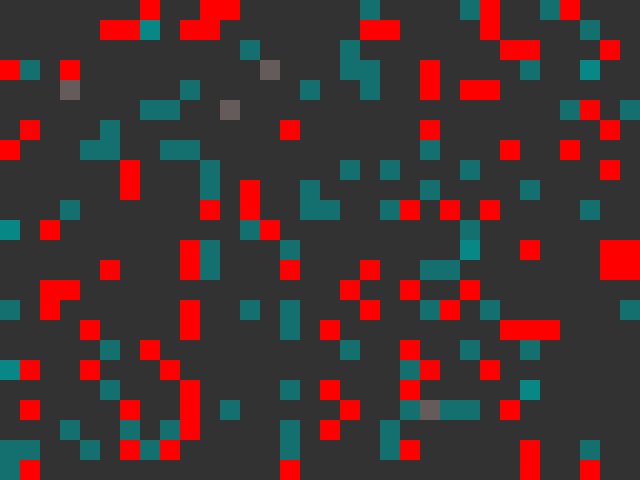
Frame 1 (no input)
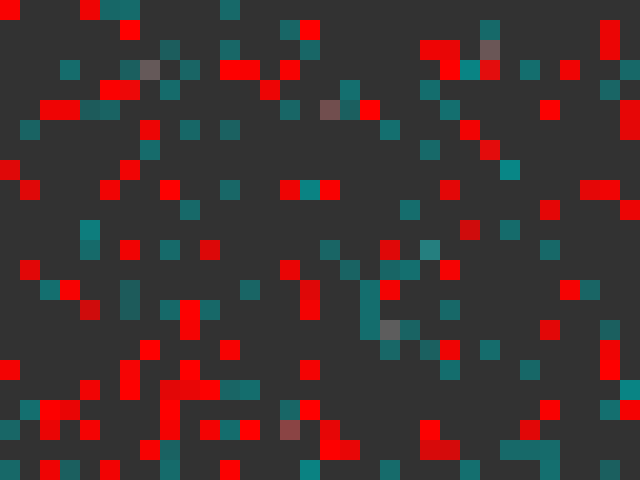
Frame 60 (the mouse pressed at the canvas centre just before this capture)
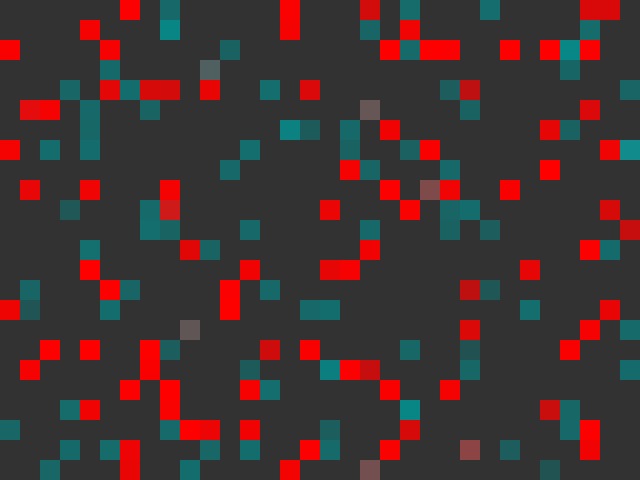
Frame 120 (the mouse held since frame 60 and released just before this capture)

The Processing sketch that drew these frames (run headless with seeded random() and noise(); from frame 60 on, the mouse is pressed at the canvas centre):

// Processing sketch: exercise04
// ── exercise04.pde
// Griddies
// by Pippin Barr
// MODIFIED BY: Marie-Ève
//
// A simple artificial life system on a grid. The "griddies" are squares that move
// around randomly, using energy to do so. They gain energy by overlapping with
// other griddies. If a griddie loses all its energy it dies.

// The size of a single grid element
int gridSize = 20;
// An array storing all the griddies
Griddie[] griddies = new Griddie[100];
Bobbie[] bobbies = new Bobbie[100];

// setup()
//
// Set up the window and the griddies

void setup() {
  // Set up the window size and framerate (lower so we can watch easier)
  size(640, 480);
  frameRate(10);

  // QUESTION: What does this for loop do?
  // griddies[i] tells the program to create a griddie one by one (starting at 0) until the value of lenght (100) and tells it to give them a random x,y value at the beginning (because it's setup).
  // We multiply the size with these variables to make sure that the griddie doesn't overlaps one (moves at least its size further).
  for (int i = 0; i < griddies.length; i++) {
    int x = floor(random(0, width/gridSize));
    int y = floor(random(0, height/gridSize));
    griddies[i] = new Griddie(x * gridSize, y * gridSize, gridSize);
  }
  
    /////////////////// BOBBIES ///////////////////
  
    for (int i = 0; i < bobbies.length; i++) {
    int x = floor(random(0, width/gridSize));
    int y = floor(random(0, height/gridSize));
    bobbies[i] = new Bobbie(x * gridSize, y * gridSize, gridSize);
  }
}

// draw()
//
// Update all the griddies, check for collisions between them, display them.

void draw() {
  background(50);

  // We need to loop through all the griddies one by one
  for (int i = 0; i < griddies.length; i++) {

    // Update the griddies
    griddies[i].update();
    bobbies[i].update();

    // Now go through all the griddies a second time...
    for (int j = 0; j < griddies.length; j++) {
      // QUESTION: What is this if-statement for?
      // if j is the same value as i, the program goes back up to check the loop and j++ (so j isn't equal to i anymore)
      // they can't be equal because it would be a ''fake'' collide because it's the same griddie
      if (j != i) {
        // QUESTION: What does this line check?
        // This line checks if the cell checked by int i is colliding with the cell checked by int j
        griddies[i].collide(griddies[j]);
      }
    } 
      
      /////////////////// BOBBIES ///////////////////
      
        for (int j = 0; j < griddies.length; j++) {
      // QUESTION: What is this if-statement for?
      // if j is the same value as i, the program goes back up to check the loop and j++ (so j isn't equal to i anymore)
      // they can't be equal because it would be a ''fake'' collide because it's the same griddie
      if (j != i) {
        // QUESTION: What does this line check?
        // This line checks if the cell checked by int i is colliding with the cell checked by int j
        bobbies[i].collide(bobbies[j]);
      }
    } 

  
    
    
    // Display the griddies
    griddies[i].display();
    bobbies[i].display();
  }
}
// ── Bobbie.pde
// Bobbie
//
// A class defining the behaviour of a single Bobbie
// which can move randomly in the window (within the grid),
// loses energy per move, and gains energy from overlapping
// with another Bobbie.

class Bobbie {
  // Limits for energy level and gains/losses
  int maxEnergy = 155;
  int moveEnergy = -1;
  int collideEnergy = 10;

  // Position, size, energy, and fill color
  int x;
  int y;
  int size;
  int energy;
  color fill = color(0, 150, 150);
  color newFill = color (0, 255, 0);

  // Griddie(tempX, tempY, tempSize)
  //
  // Set up the Griddie with the specified location and size
  // Initialise energy to the maximum
  Bobbie(int tempX, int tempY, int tempSize) {
    x = tempX;
    y = tempY;
    size = tempSize;
    energy = maxEnergy;
  }

  // update()
  //
  // Move the Griddie and update its energy levels
  void update() {

    // QUESTION: What is this if-statement for?
    // If the energy equals zero, the rest of the function is ignored and the program moves on because the griddie is 'dead'
    if (energy == 0) {
      return;
    }

    // QUESTION: How does the Griddie movement updating work?
    // THIS MAKES A SINGLE GRIDDIE MOVE
    // The griddie moves between backwards 1 and upwards 2, so that gives the new location
    // We multiply the size with these variables to make sure that the griddie doesn't overlaps one (moves at least its size further).
    int xMoveType = floor(random(-2, 1));
    int yMoveType = floor(random(-2, 1));
    x += size * xMoveType;
    y += size * yMoveType;

    // QUESTION: What are these if statements doing?
    // If the griddie goes out of the screen either on X or Y axis, it comes back on the opposite side.
    if (x < 0) {
      x += width;
    } else if (x >= width) {
      x -= width;
    }
    if (y < 0) {
      y += height;
    } else if (y >= height) {
      y -= height;
    }

    // Update the Griddie's energy
    // Note that moveEnergy is negative, so this _loses_ energy
    energy += moveEnergy;

    // Constrain the Griddies energy level to be within the defined bounds
    energy = constrain(energy, 0, maxEnergy);
  }

  // collide(other)
  //
  // Checks for collision with the other Griddie
  // and updates energy level

  void collide(Bobbie other) {
    // QUESTION: What is this if-statement for?
    // If the energy of the value int i OR the value of int j equals zero, the rest of the function is ignored and the program moves on because the griddie is 'dead'
    if (energy == 0 || other.energy == 0) {
      return;
    }
    
    // QUESTION: What does this if-statement check?
    // Checks if they have the same x and y location (value of int i and value of int j)
    if (x == other.x && y == other.y) {
      // Increase this Griddie's energy
      energy += collideEnergy;
      // Constrain the energy level to be within bounds
      energy = constrain(energy, 0, maxEnergy);
    }
  }


  // display()
  //
  // Draw the Griddie on the screen as a rectangle
  void display() {
    // QUESTION: What does this fill line do?
    // It tells the program that the less energy, the less the opacity
    fill(fill, energy); 
    noStroke();
    rect(x, y, size, size);
  }
}
// ── Griddie.pde
// Griddie
//
// A class defining the behaviour of a single Griddie
// which can move randomly in the window (within the grid),
// loses energy per move, and gains energy from overlapping
// with another Griddie.

class Griddie {
  // Limits for energy level and gains/losses
  int maxEnergy = 255;
  int moveEnergy = -1;
  int collideEnergy = 10;

  // Position, size, energy, and fill color
  int x;
  int y;
  int size;
  int energy;
  color fill = color(255, 0, 0);

  // Griddie(tempX, tempY, tempSize)
  //
  // Set up the Griddie with the specified location and size
  // Initialise energy to the maximum
  Griddie(int tempX, int tempY, int tempSize) {
    x = tempX;
    y = tempY;
    size = tempSize;
    energy = maxEnergy;
  }

  // update()
  //
  // Move the Griddie and update its energy levels
  void update() {

    // QUESTION: What is this if-statement for?
    // If the energy equals zero, the rest of the function is ignored and the program moves on because the griddie is 'dead'
    if (energy == 0) {
      return;
    }

    // QUESTION: How does the Griddie movement updating work?
    // THIS MAKES A SINGLE GRIDDIE MOVE
    // The griddie moves between backwards 1 and upwards 2, so that gives the new location
    // We multiply the size with these variables to make sure that the griddie doesn't overlaps one (moves at least its size further).
    int xMoveType = floor(random(-1, 2));
    int yMoveType = floor(random(-1, 2));
    x += size * xMoveType;
    y += size * yMoveType;

    // QUESTION: What are these if statements doing?
    // If the griddie goes out of the screen either on X or Y axis, it comes back on the opposite side.
    if (x < 0) {
      x += width;
    } else if (x >= width) {
      x -= width;
    }
    if (y < 0) {
      y += height;
    } else if (y >= height) {
      y -= height;
    }

    // Update the Griddie's energy
    // Note that moveEnergy is negative, so this _loses_ energy
    energy += moveEnergy;

    // Constrain the Griddies energy level to be within the defined bounds
    energy = constrain(energy, 0, maxEnergy);
  }

  // collide(other)
  //
  // Checks for collision with the other Griddie
  // and updates energy level

  void collide(Griddie other) {
    // QUESTION: What is this if-statement for?
    // If the energy of the value int i OR the value of int j equals zero, the rest of the function is ignored and the program moves on because the griddie is 'dead'
    if (energy == 0 || other.energy == 0) {
      return;
    }

    // QUESTION: What does this if-statement check?
    // Checks if they have the same x and y location (value of int i and value of int j)
    if (x == other.x && y == other.y) {
      // Increase this Griddie's energy
      energy += collideEnergy;
      // Constrain the energy level to be within bounds
      energy = constrain(energy, 0, maxEnergy);
    }
  }

  // display()
  //
  // Draw the Griddie on the screen as a rectangle
  void display() {
    // QUESTION: What does this fill line do?
    // It tells the program that the less energy, the less the opacity
    fill(fill, energy); 
    noStroke();
    rect(x, y, size, size);
  }
}
